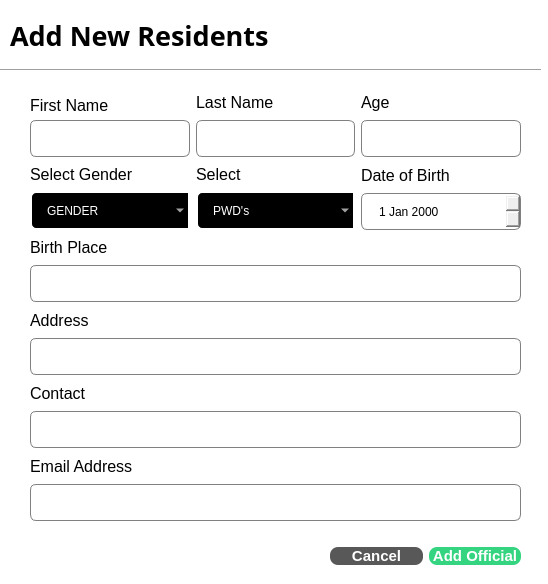
<?xml version="1.0" encoding="UTF-8"?>
<ui version="4.0">
 <class>ResidentsDialog</class>
 <widget class="QDialog" name="ResidentsDialog">
  <property name="geometry">
   <rect>
    <x>0</x>
    <y>0</y>
    <width>548</width>
    <height>584</height>
   </rect>
  </property>
  <property name="windowTitle">
   <string>Dialog</string>
  </property>
  <property name="styleSheet">
   <string notr="true">QDialog{
 
background-color:white;

}

QLineEdit{

border: 1px solid gray;
border-radius:6px;
padding-left: 15px;
height: 35px;
}

QDateEdit{ 
border: 1px solid gray;
border-radius:6px;
padding-left: 15px;
height: 35px;
}

QComboBox{ 
border: 2px solid white;
border-radius:6px;
padding-left: 1px 18px 1px 3px;
height: 35px;
background-color:black;
color:white;
padding-left:15px;
selection-background-color: #298089;
}</string>
  </property>
  <widget class="Line" name="line">
   <property name="geometry">
    <rect>
     <x>0</x>
     <y>60</y>
     <width>541</width>
     <height>21</height>
    </rect>
   </property>
   <property name="orientation">
    <enum>Qt::Orientation::Horizontal</enum>
   </property>
  </widget>
  <widget class="QLabel" name="label">
   <property name="geometry">
    <rect>
     <x>10</x>
     <y>20</y>
     <width>261</width>
     <height>31</height>
    </rect>
   </property>
   <property name="font">
    <font>
     <family>Arial Rounded MT</family>
     <pointsize>20</pointsize>
     <bold>true</bold>
    </font>
   </property>
   <property name="text">
    <string>Add New Residents</string>
   </property>
  </widget>
  <widget class="QWidget" name="layoutWidget">
   <property name="geometry">
    <rect>
     <x>30</x>
     <y>90</y>
     <width>491</width>
     <height>431</height>
    </rect>
   </property>
   <layout class="QVBoxLayout" name="verticalLayout_11">
    <item>
     <layout class="QHBoxLayout" name="horizontalLayout_2">
      <item>
       <layout class="QVBoxLayout" name="verticalLayout">
        <property name="spacing">
         <number>0</number>
        </property>
        <item>
         <widget class="QLabel" name="label_2">
          <property name="font">
           <font>
            <family>Arial</family>
            <pointsize>12</pointsize>
           </font>
          </property>
          <property name="text">
           <string>First Name</string>
          </property>
         </widget>
        </item>
        <item>
         <widget class="QLineEdit" name="firstname_lineEdit"/>
        </item>
       </layout>
      </item>
      <item>
       <layout class="QVBoxLayout" name="verticalLayout_2">
        <item>
         <widget class="QLabel" name="label_3">
          <property name="font">
           <font>
            <family>Arial</family>
            <pointsize>12</pointsize>
           </font>
          </property>
          <property name="text">
           <string>Last Name</string>
          </property>
         </widget>
        </item>
        <item>
         <widget class="QLineEdit" name="lastname_lineEdit"/>
        </item>
       </layout>
      </item>
      <item>
       <layout class="QVBoxLayout" name="verticalLayout_9">
        <item>
         <widget class="QLabel" name="label_10">
          <property name="font">
           <font>
            <family>Arial</family>
            <pointsize>12</pointsize>
           </font>
          </property>
          <property name="text">
           <string>Age</string>
          </property>
         </widget>
        </item>
        <item>
         <widget class="QLineEdit" name="age_lineEdit"/>
        </item>
       </layout>
      </item>
     </layout>
    </item>
    <item>
     <layout class="QHBoxLayout" name="horizontalLayout">
      <item>
       <layout class="QVBoxLayout" name="verticalLayout_5">
        <item>
         <widget class="QLabel" name="label_6">
          <property name="font">
           <font>
            <family>Arial</family>
            <pointsize>12</pointsize>
           </font>
          </property>
          <property name="text">
           <string>Select Gender</string>
          </property>
         </widget>
        </item>
        <item>
         <widget class="QComboBox" name="gender_comboBox">
          <item>
           <property name="text">
            <string>GENDER</string>
           </property>
          </item>
          <item>
           <property name="text">
            <string>Male</string>
           </property>
          </item>
          <item>
           <property name="text">
            <string>Female</string>
           </property>
          </item>
         </widget>
        </item>
       </layout>
      </item>
      <item>
       <layout class="QVBoxLayout" name="verticalLayout_6">
        <item>
         <widget class="QLabel" name="label_7">
          <property name="font">
           <font>
            <family>Arial</family>
            <pointsize>12</pointsize>
           </font>
          </property>
          <property name="text">
           <string>Select</string>
          </property>
         </widget>
        </item>
        <item>
         <widget class="QComboBox" name="PWD_comboBox">
          <property name="styleSheet">
           <string notr="true"/>
          </property>
          <item>
           <property name="text">
            <string>PWD's</string>
           </property>
          </item>
          <item>
           <property name="text">
            <string>Yes</string>
           </property>
          </item>
          <item>
           <property name="text">
            <string>No</string>
           </property>
          </item>
         </widget>
        </item>
       </layout>
      </item>
      <item>
       <layout class="QVBoxLayout" name="verticalLayout_7">
        <item>
         <widget class="QLabel" name="label_8">
          <property name="font">
           <font>
            <family>Arial</family>
            <pointsize>12</pointsize>
           </font>
          </property>
          <property name="text">
           <string>Date of Birth</string>
          </property>
         </widget>
        </item>
        <item>
         <widget class="QDateEdit" name="dob_dateEdit"/>
        </item>
       </layout>
      </item>
     </layout>
    </item>
    <item>
     <layout class="QVBoxLayout" name="verticalLayout_3">
      <item>
       <widget class="QLabel" name="label_4">
        <property name="font">
         <font>
          <family>Arial</family>
          <pointsize>12</pointsize>
         </font>
        </property>
        <property name="text">
         <string>Birth Place</string>
        </property>
       </widget>
      </item>
      <item>
       <widget class="QLineEdit" name="birthplace_lineEdit"/>
      </item>
     </layout>
    </item>
    <item>
     <layout class="QVBoxLayout" name="verticalLayout_8">
      <item>
       <widget class="QLabel" name="label_9">
        <property name="font">
         <font>
          <family>Arial</family>
          <pointsize>12</pointsize>
         </font>
        </property>
        <property name="text">
         <string>Address</string>
        </property>
       </widget>
      </item>
      <item>
       <widget class="QLineEdit" name="address_lineEdit"/>
      </item>
     </layout>
    </item>
    <item>
     <layout class="QVBoxLayout" name="verticalLayout_4">
      <item>
       <widget class="QLabel" name="label_5">
        <property name="font">
         <font>
          <family>Arial</family>
          <pointsize>12</pointsize>
         </font>
        </property>
        <property name="text">
         <string>Contact</string>
        </property>
       </widget>
      </item>
      <item>
       <widget class="QLineEdit" name="contact_lineEdit"/>
      </item>
     </layout>
    </item>
    <item>
     <layout class="QVBoxLayout" name="verticalLayout_10">
      <item>
       <widget class="QLabel" name="label_11">
        <property name="font">
         <font>
          <family>Arial</family>
          <pointsize>12</pointsize>
         </font>
        </property>
        <property name="text">
         <string>Email Address</string>
        </property>
       </widget>
      </item>
      <item>
       <widget class="QLineEdit" name="emailaddress_lineEdit"/>
      </item>
     </layout>
    </item>
   </layout>
  </widget>
  <widget class="QWidget" name="layoutWidget">
   <property name="geometry">
    <rect>
     <x>330</x>
     <y>541</y>
     <width>191</width>
     <height>31</height>
    </rect>
   </property>
   <layout class="QHBoxLayout" name="horizontalLayout_3">
    <item>
     <widget class="QPushButton" name="cancel_residentbutton">
      <property name="styleSheet">
       <string notr="true">QPushButton{
 background-color: #585858;
 color:white;
border:none;
border-radius:8px;
font-weight: bold;
font-size: 15px;
}</string>
      </property>
      <property name="text">
       <string>Cancel</string>
      </property>
      <property name="checkable">
       <bool>true</bool>
      </property>
      <property name="autoExclusive">
       <bool>true</bool>
      </property>
     </widget>
    </item>
    <item>
     <widget class="QPushButton" name="save_residentbutton">
      <property name="styleSheet">
       <string notr="true">QPushButton{
 background-color: #34D481;
 color:white;
border:none;
border-radius:8px;
font-weight: bold;
font-size: 15px;
}</string>
      </property>
      <property name="text">
       <string>Add Official</string>
      </property>
      <property name="checkable">
       <bool>true</bool>
      </property>
      <property name="autoExclusive">
       <bool>true</bool>
      </property>
     </widget>
    </item>
   </layout>
  </widget>
 </widget>
 <resources/>
 <connections>
  <connection>
   <sender>cancel_residentbutton</sender>
   <signal>toggled(bool)</signal>
   <receiver>ResidentsDialog</receiver>
   <slot>close()</slot>
   <hints>
    <hint type="sourcelabel">
     <x>364</x>
     <y>559</y>
    </hint>
    <hint type="destinationlabel">
     <x>361</x>
     <y>690</y>
    </hint>
   </hints>
  </connection>
 </connections>
</ui>
